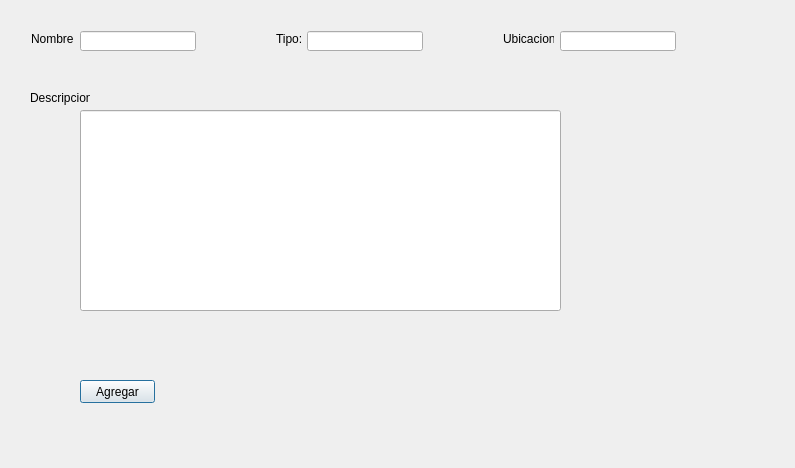
<?xml version="1.0" encoding="UTF-8"?>
<ui version="4.0">
 <class>Dialog</class>
 <widget class="QDialog" name="Dialog">
  <property name="geometry">
   <rect>
    <x>0</x>
    <y>0</y>
    <width>795</width>
    <height>468</height>
   </rect>
  </property>
  <property name="windowTitle">
   <string>Dialog</string>
  </property>
  <widget class="QLabel" name="lblnombreBod">
   <property name="geometry">
    <rect>
     <x>31</x>
     <y>31</y>
     <width>43</width>
     <height>16</height>
    </rect>
   </property>
   <property name="text">
    <string>Nombre:</string>
   </property>
  </widget>
  <widget class="QLineEdit" name="txtNombreBod">
   <property name="geometry">
    <rect>
     <x>80</x>
     <y>31</y>
     <width>116</width>
     <height>20</height>
    </rect>
   </property>
  </widget>
  <widget class="QLineEdit" name="txtTipoBod">
   <property name="geometry">
    <rect>
     <x>307</x>
     <y>31</y>
     <width>116</width>
     <height>20</height>
    </rect>
   </property>
  </widget>
  <widget class="QLabel" name="lblTipo">
   <property name="geometry">
    <rect>
     <x>276</x>
     <y>31</y>
     <width>25</width>
     <height>16</height>
    </rect>
   </property>
   <property name="text">
    <string>Tipo:</string>
   </property>
  </widget>
  <widget class="QLineEdit" name="txtUbicacion">
   <property name="geometry">
    <rect>
     <x>560</x>
     <y>31</y>
     <width>116</width>
     <height>20</height>
    </rect>
   </property>
  </widget>
  <widget class="QLabel" name="lblUbicacion">
   <property name="geometry">
    <rect>
     <x>503</x>
     <y>31</y>
     <width>51</width>
     <height>16</height>
    </rect>
   </property>
   <property name="text">
    <string>Ubicacion:</string>
   </property>
  </widget>
  <widget class="QLineEdit" name="lineEdit_4">
   <property name="geometry">
    <rect>
     <x>80</x>
     <y>110</y>
     <width>481</width>
     <height>201</height>
    </rect>
   </property>
  </widget>
  <widget class="QLabel" name="lblDescripcionbod">
   <property name="geometry">
    <rect>
     <x>30</x>
     <y>90</y>
     <width>60</width>
     <height>16</height>
    </rect>
   </property>
   <property name="text">
    <string>Descripcion:</string>
   </property>
  </widget>
  <widget class="QPushButton" name="btnAgregarBod">
   <property name="geometry">
    <rect>
     <x>80</x>
     <y>380</y>
     <width>75</width>
     <height>23</height>
    </rect>
   </property>
   <property name="text">
    <string>Agregar</string>
   </property>
  </widget>
 </widget>
 <resources/>
 <connections/>
</ui>
